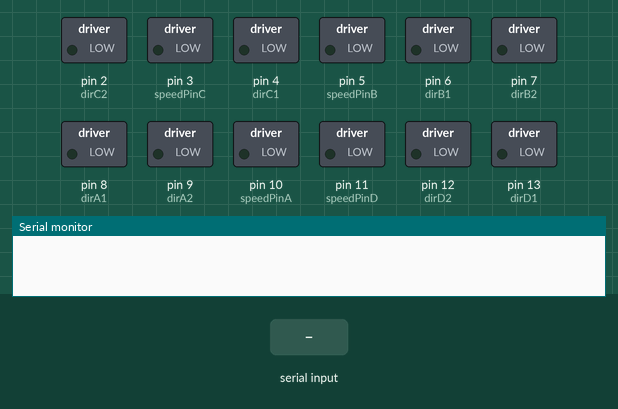
This sketch was run on a simulated Arduino Uno, built with avr-gcc and run on an emulated ATmega328P. Parts: switched loads named in the sketch (green lamp = pin HIGH), the last lines printed to the serial monitor. Inputs (shaded band) come from the test bench.

Above: at 1.2 s.
1.3 s: "1" received over Serial
At 2.4 s:
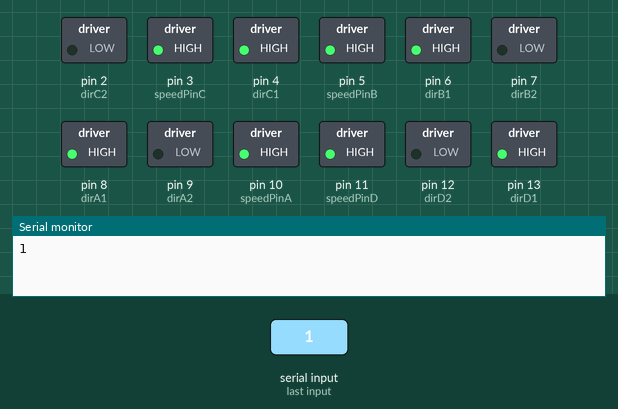
2.8 s: "2" received over Serial
At 3.5 s:
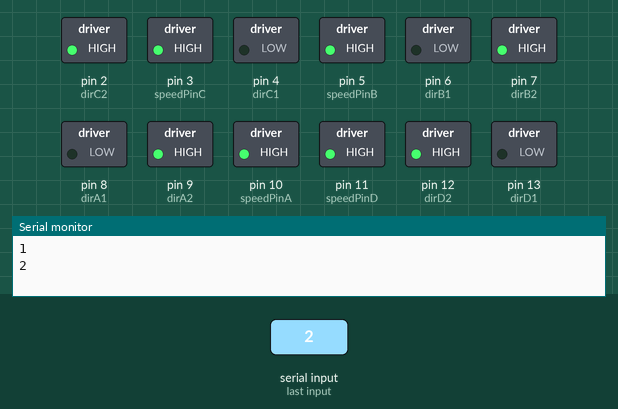
4.3 s: "3" received over Serial
At 4.7 s:
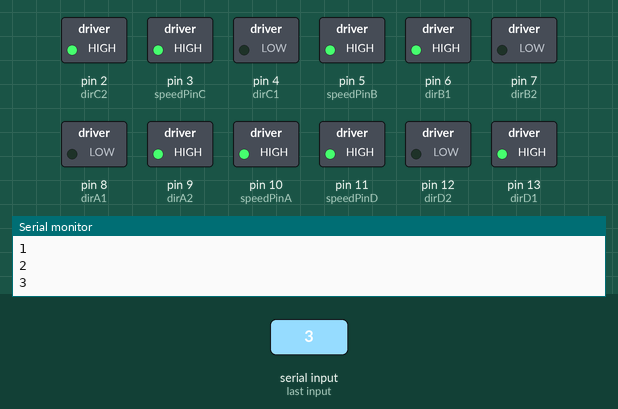
5.8 s: "4" received over Serial
At 7.0 s:
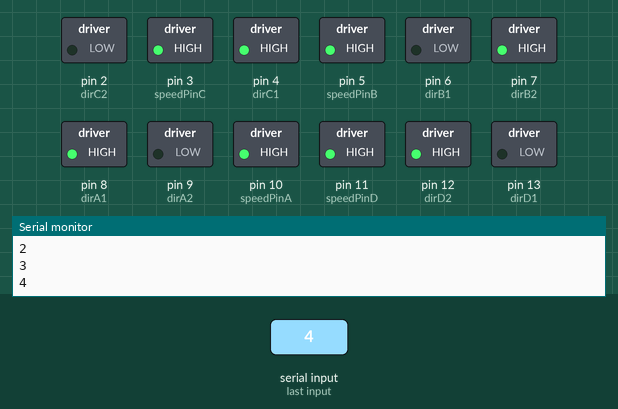
7.3 s: "0" received over Serial
At 8.1 s:
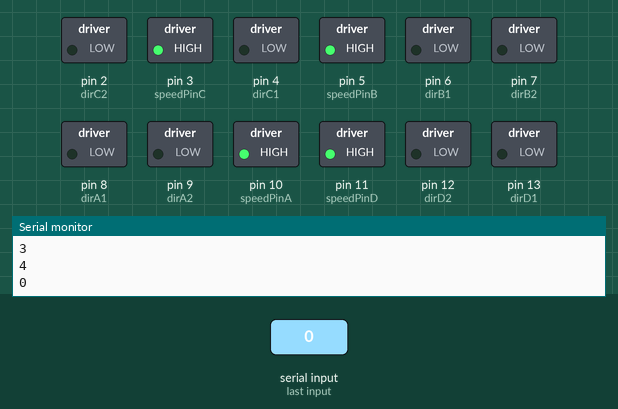
Timing chart, 0 to 9.8 s (numbered marks = the images above; inputs shaded):
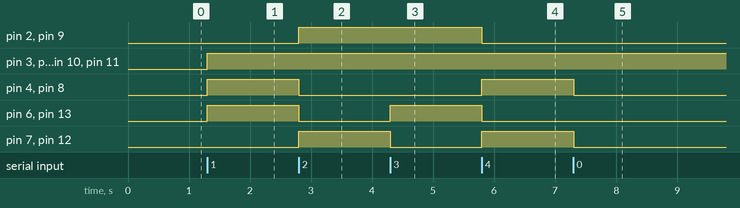

The sketch:

Final_BT_code.ino
```cpp
// MARKED MOTOR DRIVER
int speedPinA = 10;
int dirA1 = 8;
int dirA2 = 9;

int speedPinB = 5;
int dirB1 = 6;
int dirB2 = 7;

// UNMARKED MOTOR DRIVER
int speedPinC = 3;
int dirC1 = 4;
int dirC2 = 2;

int speedPinD = 11;
int dirD1 = 13;
int dirD2 = 12;

// OTHERS
char Incoming_value = 0;


// Setting up the drivers with Arduino
void setup() {
  // MARKED MOTOR DRIVER
  pinMode(speedPinA, OUTPUT);
  pinMode(dirA1, OUTPUT);
  pinMode(dirA2, OUTPUT);

  pinMode(speedPinB, OUTPUT);
  pinMode(dirB1, OUTPUT);
  pinMode(dirB2, OUTPUT);

  // UNMARKED MOTOR DRIVER
  pinMode(speedPinC, OUTPUT);
  pinMode(dirC1, OUTPUT);
  pinMode(dirC2, OUTPUT);

  pinMode(speedPinD, OUTPUT);
  pinMode(dirD1, OUTPUT);
  pinMode(dirD2, OUTPUT);

  // OTHERS
  Serial.begin(9600);
}

// Looping these commands to run
void loop() {
  // BLUETOOTH
  if (Serial.available() > 0) {
    Incoming_value = Serial.read();
    Serial.println(Incoming_value);

    if (Incoming_value == '1') {

      // FOR UP BUTTON
      analogWrite(speedPinA, 1023);
      analogWrite(speedPinB, 1023);
      analogWrite(speedPinC, 1023);
      analogWrite(speedPinD, 1023);


      digitalWrite(dirA1, HIGH);
      digitalWrite(dirB1, HIGH);
      digitalWrite(dirC1, HIGH);
      digitalWrite(dirD1, HIGH);

      digitalWrite(dirA2, LOW);
      digitalWrite(dirB2, LOW);
      digitalWrite(dirC2, LOW);
      digitalWrite(dirD2, LOW);

    } else if (Incoming_value == '2') {

      // FOR DOWN BUTTON
      analogWrite(speedPinA, 1023);
      analogWrite(speedPinB, 1023);
      analogWrite(speedPinC, 1023);
      analogWrite(speedPinD, 1023);

      digitalWrite(dirA2, HIGH);
      digitalWrite(dirB2, HIGH);
      digitalWrite(dirC2, HIGH);
      digitalWrite(dirD2, HIGH);

      digitalWrite(dirA1, LOW);
      digitalWrite(dirB1, LOW);
      digitalWrite(dirC1, LOW);
      digitalWrite(dirD1, LOW);

    } else if (Incoming_value == '3') {

      // FOR RIGHT BUTTON
       analogWrite(speedPinA, 1023);
      analogWrite(speedPinB, 1023);
      analogWrite(speedPinC, 1023);
      analogWrite(speedPinD, 1023);

      digitalWrite(dirA2, HIGH);
      digitalWrite(dirB2, LOW);
      digitalWrite(dirC2, HIGH);
      digitalWrite(dirD2, LOW);

      digitalWrite(dirA1, LOW);
      digitalWrite(dirB1, HIGH);
      digitalWrite(dirC1, LOW);
      digitalWrite(dirD1, HIGH);


    } else if (Incoming_value == '4') {

      // FOR NO BUTTON
       analogWrite(speedPinA, 1023);
      analogWrite(speedPinB, 1023);
      analogWrite(speedPinC, 1023);
      analogWrite(speedPinD, 1023);

      digitalWrite(dirA2, LOW);
      digitalWrite(dirB2, HIGH);
      digitalWrite(dirC2, LOW);
      digitalWrite(dirD2, HIGH);

      digitalWrite(dirA1, HIGH);
      digitalWrite(dirB1, LOW);
      digitalWrite(dirC1, HIGH);
      digitalWrite(dirD1, LOW);

    } else if (Incoming_value == '0') {

      // FOR LEFT BUTTON
      digitalWrite(dirA2, LOW);
      digitalWrite(dirB2, LOW);
      digitalWrite(dirC2, LOW);
      digitalWrite(dirD2, LOW);

      digitalWrite(dirA1, LOW);
      digitalWrite(dirB1, LOW);
      digitalWrite(dirC1, LOW);
      digitalWrite(dirD1, LOW);

    }
  }
} 
```

Measured:
- after the input at 1.3 s, pin 3 (speedPinC), pin 4 (dirC1), pin 5 (speedPinB), pin 6 (dirB1), pin 8 (dirA1), pin 10 (speedPinA), pin 11 (speedPinD), pin 13 (dirD1): LOW → HIGH at once
- after the input at 2.8 s, pin 2 (dirC2), pin 7 (dirB2), pin 9 (dirA2), pin 12 (dirD2): LOW → HIGH at once; pin 4 (dirC1), pin 6 (dirB1), pin 8 (dirA1), pin 13 (dirD1): HIGH → LOW at once
- after the input at 4.3 s, pin 6 (dirB1), pin 13 (dirD1): LOW → HIGH at once; pin 7 (dirB2), pin 12 (dirD2): HIGH → LOW at once
- after the input at 5.8 s, pin 2 (dirC2), pin 6 (dirB1), pin 9 (dirA2), pin 13 (dirD1): HIGH → LOW at once; pin 4 (dirC1), pin 7 (dirB2), pin 8 (dirA1), pin 12 (dirD2): LOW → HIGH at once
- after the input at 7.3 s, pin 4 (dirC1), pin 7 (dirB2), pin 8 (dirA1), pin 12 (dirD2): HIGH → LOW at once
